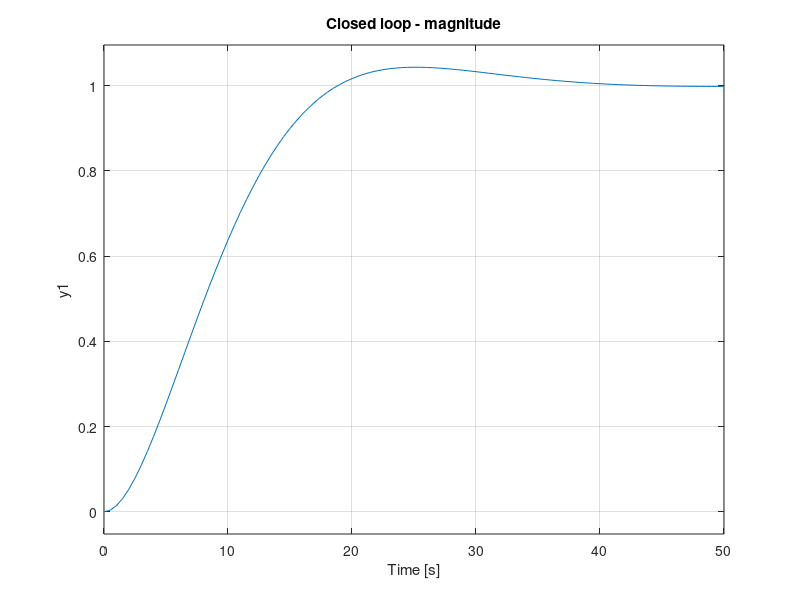
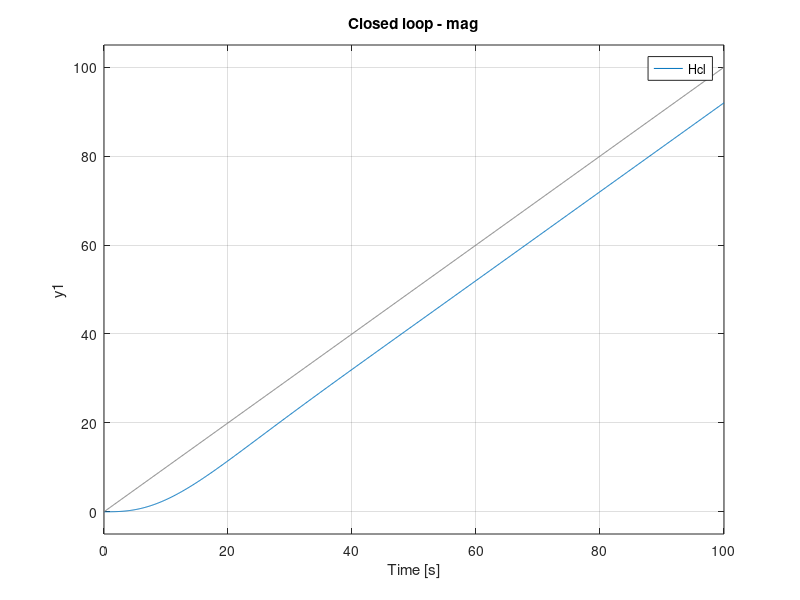
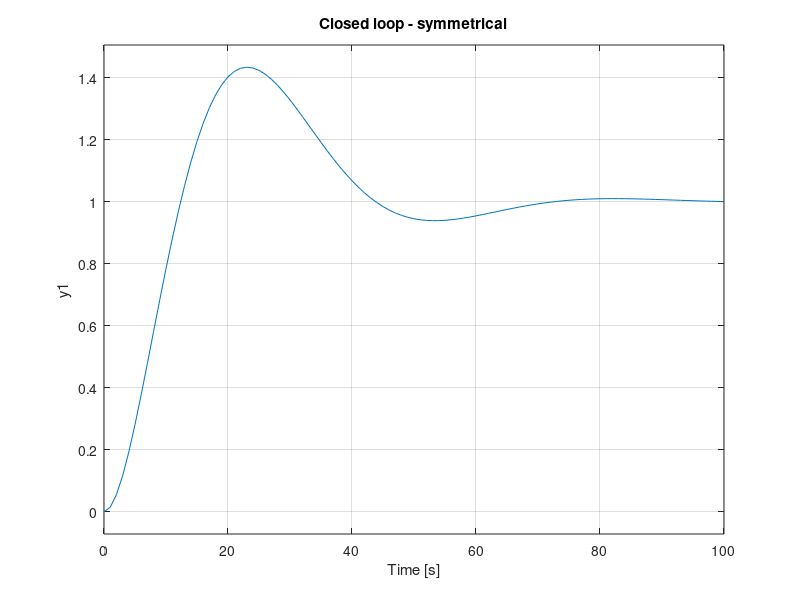
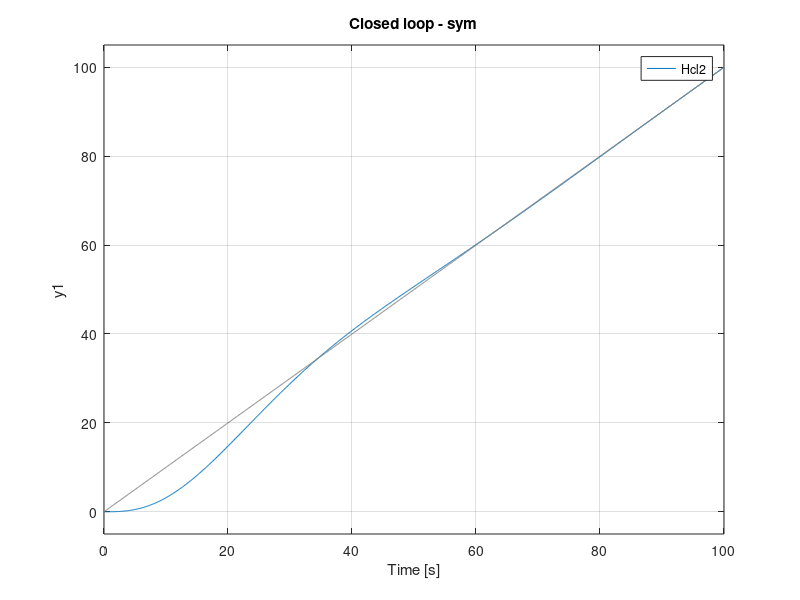

Reproduce these figures in MATLAB, in order.
% Magnitude
close all
clear all
clc

Kf = 3;
Tf = 4;

Hf = tf(Kf,conv([1 0],[Tf 1]))

T_sigma = Tf;
wn = 1 / (sqrt(2)*T_sigma);
zeta = 1 / sqrt(2);
ts = 8 * T_sigma;
sigma = exp(-pi) * 100;
cv = 1 / (2 * T_sigma);
Essv = 2 * T_sigma;

Hd = tf(1,conv([2*T_sigma 0],[T_sigma 1]));

Hc = Hd / Hf;

Hcl = minreal(feedback(Hc * Hf, 1))
figure; step(Hcl); title('Closed loop - magnitude');

t = 0:0.1:100;
figure; lsim(Hcl, t, t); title('Closed loop - mag');

%Symmetrical
%
ts_s = 16 * T_sigma;

Hd = tf([4*T_sigma 1],conv([8*T_sigma^2 0 0],[T_sigma 1]));
Hc = Hd / Hf;

Hcl2 = minreal(feedback(Hc * Hf, 1))
figure; step(Hcl2); title('Closed loop - symmetrical');

figure; lsim(Hcl2, t, t); title('Closed loop - sym');